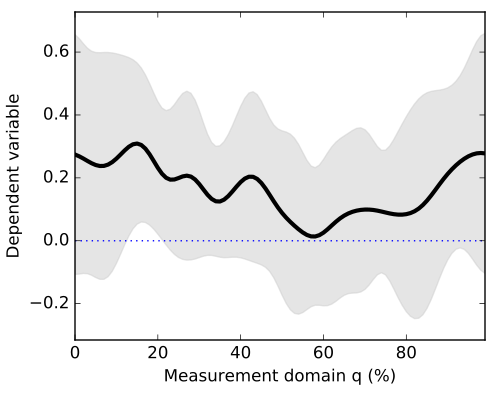

Recreate this plot in Python.
import numpy as np
from matplotlib import pyplot
import spm1d
np.random.seed(0)
Y = np.random.randn(10,100) +0.21
Y = spm1d.util.smooth(Y, fwhm=10)
pyplot.figure(figsize=(5,4))
pyplot.axes([0.15,0.15,0.82,0.82])
spm1d.plot.plot_mean_sd(Y)
pyplot.plot([0,100], [0,0], 'b:')
pyplot.xlabel('Measurement domain q (%)')
pyplot.ylabel('Dependent variable')
